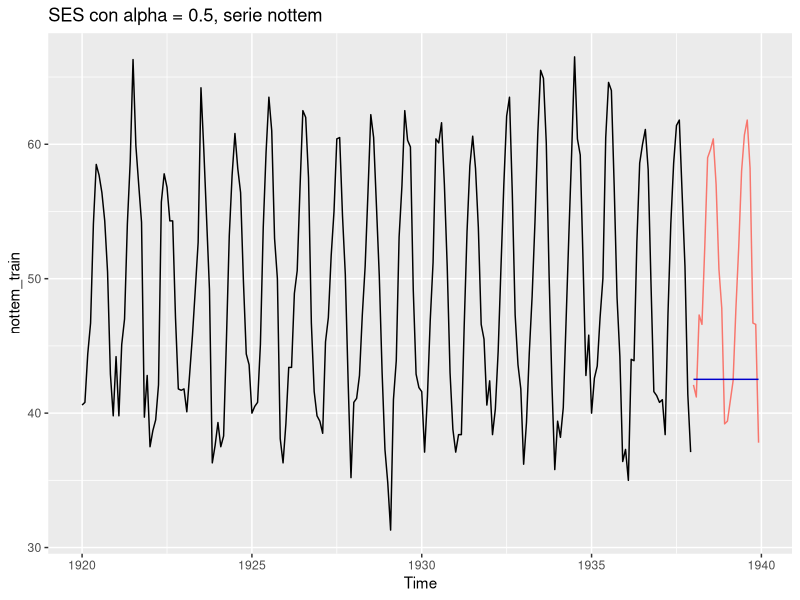
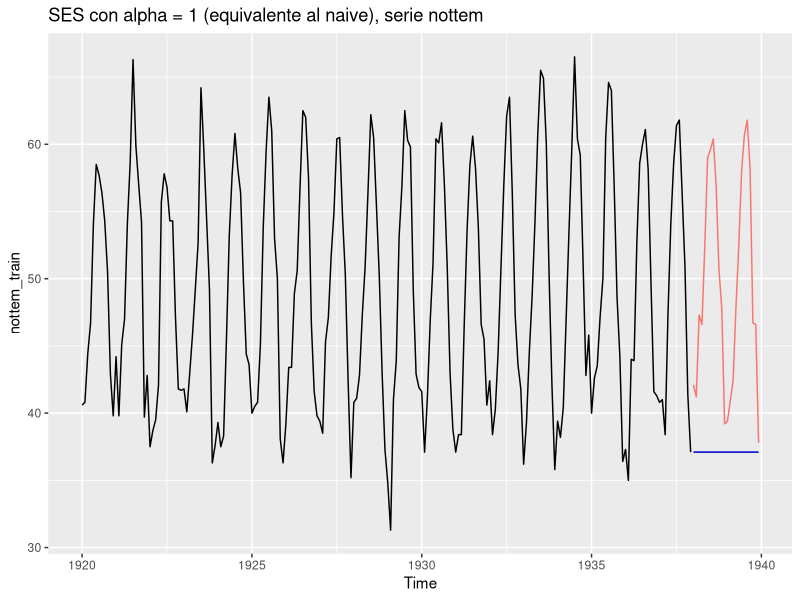
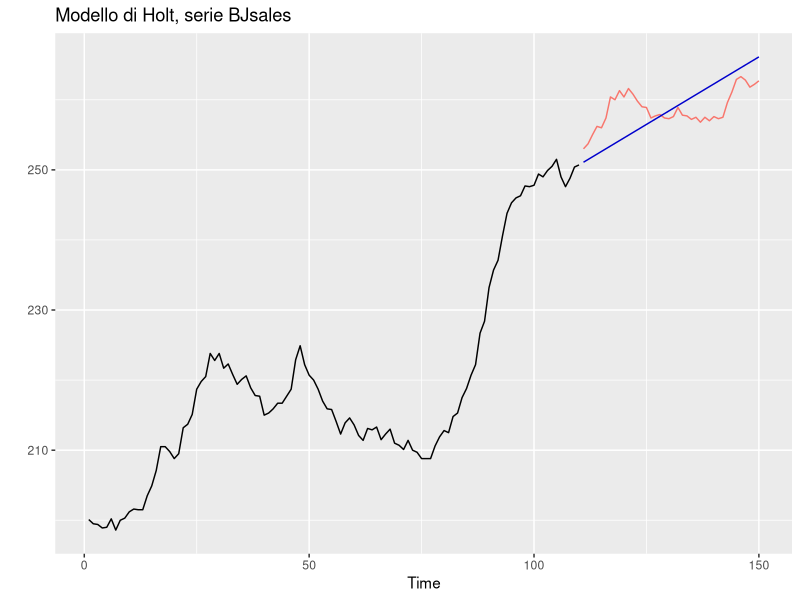
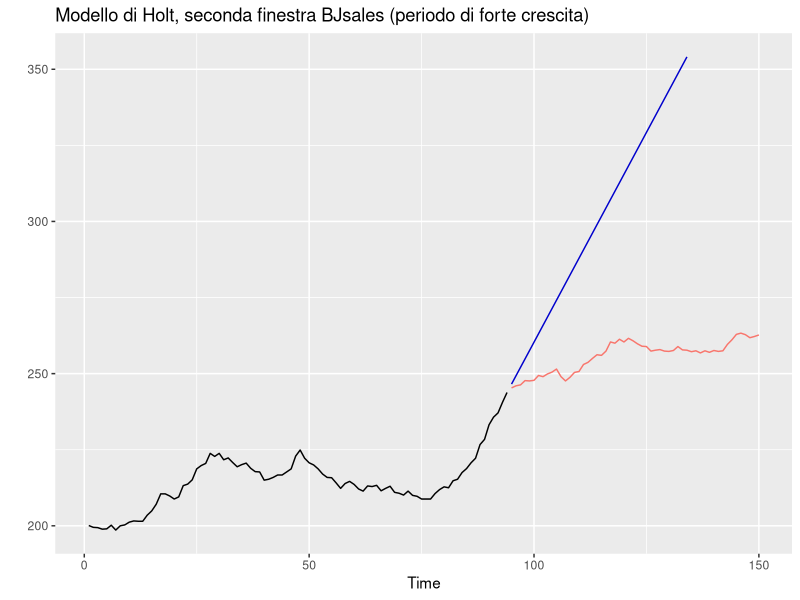
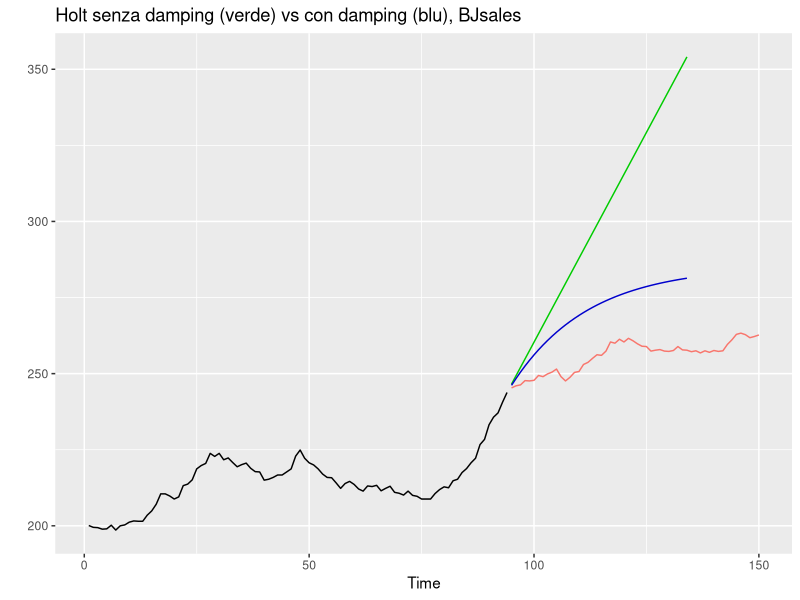
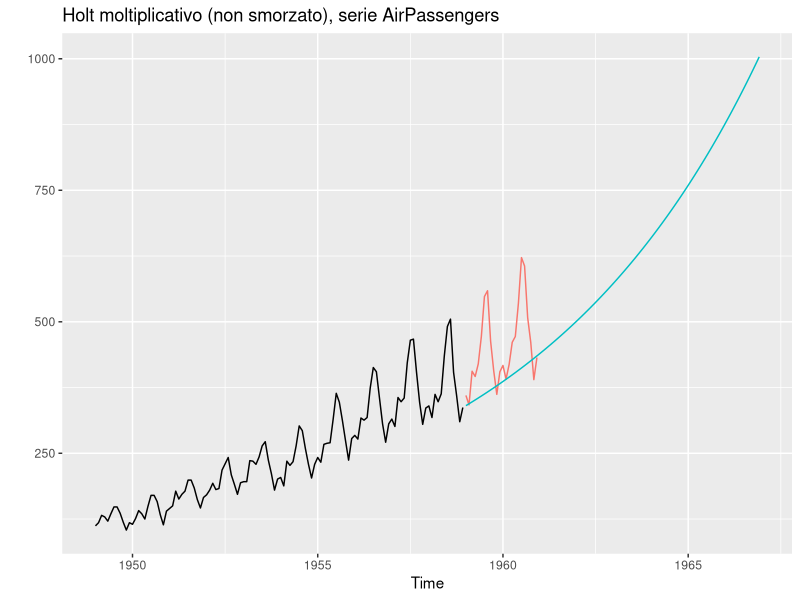
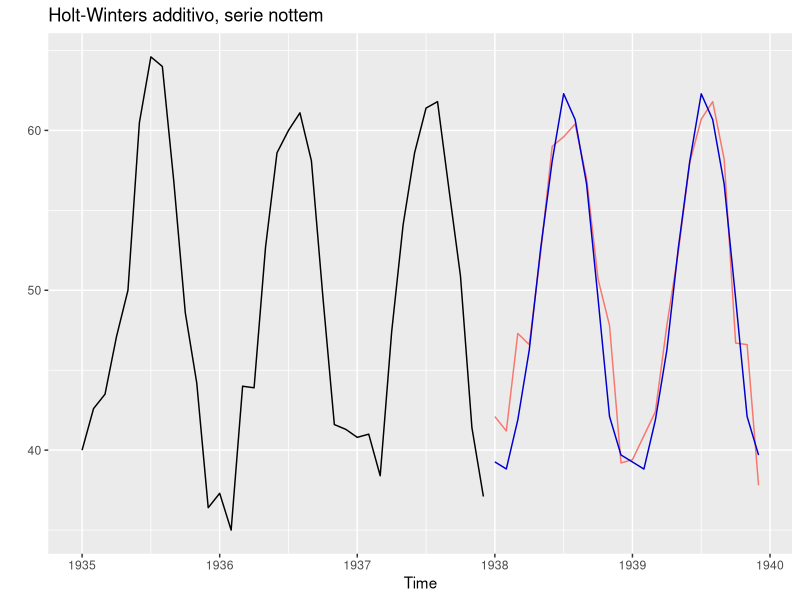
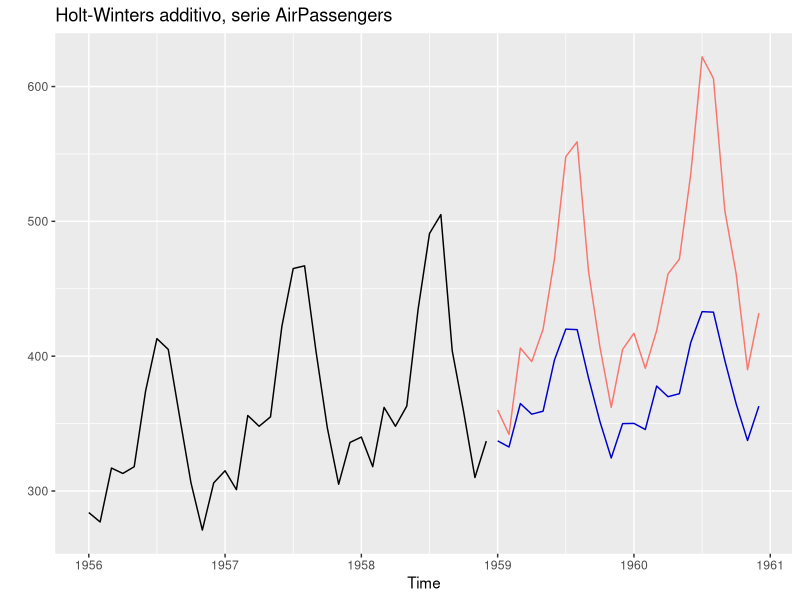

The R script that drew these images, in order:
## ---- chunk 1
#| label: ets-ses-nottem-05
library(forecast)
library(ggplot2)

nottem_train <- window(nottem, end = c(1937, 12))
nottem_test  <- window(nottem, start = c(1938, 1))

fit_ses_05 <- ses(nottem_train, h = 24, alpha = 0.5, initial = "simple")

autoplot(nottem_train) +
  ggtitle("SES con alpha = 0.5, serie nottem") +
  autolayer(nottem_test) +
  autolayer(fit_ses_05, PI = FALSE, colour = "blue") +
  theme(legend.position = "none")
## ---- chunk 2
#| label: ets-ses-nottem-1
fit_ses_1 <- ses(nottem_train, h = 24, alpha = 1, initial = "simple")

autoplot(nottem_train) +
  ggtitle("SES con alpha = 1 (equivalente al naive), serie nottem") +
  autolayer(nottem_test) +
  autolayer(fit_ses_1, PI = FALSE, colour = "blue") +
  theme(legend.position = "none")
## ---- chunk 3
#| label: ets-sse-nottem
fit_ses <- ses(nottem_train, h = 24, alpha = NULL)
cat("nottem: alpha stimato =", round(fit_ses$model$par[1], 3), "\n")
## ---- chunk 4
#| label: ets-sse-eustock
EU_train <- window(EuStockMarkets[, "DAX"], start = c(1994, 1), end = c(1995, 1))
EU_test  <- window(EuStockMarkets[, "DAX"], start = c(1995, 1), end = c(1995, 20))

fit_ses_eu <- ses(EU_train, h = 20, alpha = NULL)
cat("DAX (EuStockMarkets, 1994): alpha stimato =", round(fit_ses_eu$model$par[1], 3), "\n")
## ---- chunk 5
#| label: ets-sse-air
AirPassengers_train <- window(AirPassengers, end = c(1958, 12))
AirPassengers_test  <- window(AirPassengers, start = c(1959, 1))

fit_ses_air <- ses(AirPassengers_train, h = 24, alpha = NULL)
cat("AirPassengers: alpha stimato =", round(fit_ses_air$model$par[1], 3), "\n")
## ---- chunk 6
#| label: ets-sse-air-logdiff
fit_ses_logdiff <- ses(diff(log(AirPassengers_train)), h = 24, alpha = NULL)
cat("log(AirPassengers) differenziata: alpha stimato =", round(fit_ses_logdiff$model$par[1], 3), "\n")
## ---- chunk 7
#| label: ets-holt-bj1
bj_train <- window(BJsales, end = 110)
bj_test  <- window(BJsales, start = 111)

fit_holt <- holt(bj_train, h = 40, alpha = NULL, beta = NULL)
cat("alpha =", round(fit_holt$model$par[1], 3),
    "; beta =", round(fit_holt$model$par[2], 3), "\n")

autoplot(bj_train, ylab = NULL) +
  ggtitle("Modello di Holt, serie BJsales") +
  autolayer(bj_test) +
  autolayer(fit_holt, PI = FALSE, colour = "blue") +
  theme(legend.position = "none")
## ---- chunk 8
#| label: ets-holt-bj2
bj_train2 <- window(BJsales, end = 94)
bj_test2  <- window(BJsales, start = 95)

fit_holt2 <- holt(bj_train2, damped = FALSE, h = 40, alpha = NULL, beta = NULL)

autoplot(bj_train2, ylab = NULL) +
  ggtitle("Modello di Holt, seconda finestra BJsales (periodo di forte crescita)") +
  autolayer(bj_test2) +
  autolayer(fit_holt2, PI = FALSE, colour = "blue") +
  theme(legend.position = "none")
## ---- chunk 9
#| label: ets-holt-damped-bj1
fit_holt_damped <- holt(bj_train, damped = TRUE, h = 40, alpha = NULL, beta = NULL)
cat("alpha =", round(fit_holt_damped$model$par[1], 2),
    "; beta =", round(fit_holt_damped$model$par[2], 2),
    "; phi =", round(fit_holt_damped$model$par[3], 2), "\n")
## ---- chunk 10
#| label: ets-holt-damped-bj2
fit_holt2_und <- holt(bj_train2, damped = FALSE, h = 40, alpha = NULL, beta = NULL)
fit_holt2_damp <- holt(bj_train2, damped = TRUE, h = 40, alpha = NULL, beta = NULL)

autoplot(bj_train2, ylab = NULL) +
  ggtitle("Holt senza damping (verde) vs con damping (blu), BJsales") +
  autolayer(bj_test2) +
  autolayer(fit_holt2_und, PI = FALSE, colour = "green") +
  autolayer(fit_holt2_damp, PI = FALSE, colour = "blue") +
  theme(legend.position = "none")
## ---- chunk 11
#| label: ets-holt-mult-air
fit_holt_mult <- holt(log(AirPassengers_train), damped = FALSE, h = 96, exponential = TRUE)

autoplot(AirPassengers_train, ylab = NULL) +
  ggtitle("Holt moltiplicativo (non smorzato), serie AirPassengers") +
  autolayer(AirPassengers_test) +
  autolayer(exp(fit_holt_mult$mean)) +
  theme(legend.position = "none")
## ---- chunk 12
#| label: ets-hw-nottem
fit_hw_nottem <- hw(nottem_train, damped = FALSE, h = 24)

autoplot(window(nottem_train, start = c(1935, 1)), ylab = NULL) +
  ggtitle("Holt-Winters additivo, serie nottem") +
  autolayer(nottem_test) +
  autolayer(fit_hw_nottem, PI = FALSE) +
  theme(legend.position = "none")
## ---- chunk 13
#| label: ets-hw-air-additive
fit_hw_air_add <- hw(AirPassengers_train, damped = FALSE, h = 24)

autoplot(window(AirPassengers_train, start = c(1956, 1)), ylab = NULL) +
  ggtitle("Holt-Winters additivo, serie AirPassengers") +
  autolayer(AirPassengers_test) +
  autolayer(fit_hw_air_add, PI = FALSE) +
  theme(legend.position = "none")
## ---- chunk 14
#| label: ets-hw-air-seasmult
fit_hw_air_seasmult <- hw(AirPassengers_train, damped = FALSE, seasonal = "multiplicative", h = 24)

autoplot(window(AirPassengers_train, start = c(1956, 1)), ylab = NULL) +
  ggtitle("Holt-Winters con stagionalità moltiplicativa, serie AirPassengers") +
  autolayer(AirPassengers_test) +
  autolayer(fit_hw_air_seasmult, PI = FALSE) +
  theme(legend.position = "none")
## ---- chunk 15
#| label: ets-hw-air-fullmult
fit_hw_air_fullmult <- hw(AirPassengers_train, damped = FALSE,
                           seasonal = "multiplicative", exponential = TRUE, h = 24)

autoplot(window(AirPassengers_train, start = c(1956, 1)), ylab = NULL) +
  ggtitle("Holt-Winters trend e stagionalità moltiplicativi, serie AirPassengers") +
  autolayer(AirPassengers_test) +
  autolayer(fit_hw_air_fullmult, PI = FALSE) +
  theme(legend.position = "none")
## ---- chunk 16
#| label: ets-aicbic-nottem
fit_ets_AAN  <- ets(nottem_train, model = "AAN")
fit_ets_AAdN <- ets(nottem_train, model = "AAN", damped = TRUE)
fit_ets_AAA  <- ets(nottem_train, model = "AAA")
fit_ets_MAM  <- ets(nottem_train, model = "MAM")

data.frame(
  Modello = c("ETS(A,A,N)", "ETS(A,Ad,N)", "ETS(A,A,A)", "ETS(M,A,M)"),
  AIC = round(c(AIC(fit_ets_AAN), AIC(fit_ets_AAdN), AIC(fit_ets_AAA), AIC(fit_ets_MAM)), 1),
  BIC = round(c(BIC(fit_ets_AAN), BIC(fit_ets_AAdN), BIC(fit_ets_AAA), BIC(fit_ets_MAM)), 1)
)
## ---- chunk 17
#| label: ets-pi-bj
fit_holt_damped_pi <- holt(bj_train, damped = TRUE, h = 40, level = 90, alpha = NULL, beta = NULL)

autoplot(bj_train, ylab = NULL) +
  ggtitle("Holt con trend smorzato, intervallo di previsione al 90%, BJsales") +
  autolayer(fit_holt_damped_pi, PI = TRUE, colour = "blue", alpha = 0.8) +
  autolayer(bj_test) +
  theme(legend.position = "none")
## ---- chunk 18
#| label: ets-pi-air
fit_hw_air_pi <- hw(AirPassengers_train, damped = FALSE, seasonal = "multiplicative",
                     exponential = TRUE, level = 90, h = 24)

autoplot(window(AirPassengers_train, start = c(1958, 1)), ylab = NULL) +
  ggtitle("Holt-Winters moltiplicativo, intervallo di previsione al 90%, AirPassengers") +
  autolayer(fit_hw_air_pi, PI = TRUE, alpha = 0.8) +
  autolayer(AirPassengers_test) +
  theme(legend.position = "none")
## ---- chunk 19
#| label: ets-gauss-bj
library(tseries)
library(patchwork)

fit_holt_damped_res <- holt(BJsales, h = 10, damped = TRUE, alpha = NULL, beta = NULL)
res_bj <- residuals(fit_holt_damped_res)

p1 <- ggplot(data.frame(res_bj), aes(x = res_bj)) +
  geom_histogram(aes(y = after_stat(density)), bins = 15, fill = "lightblue", color = "black") +
  stat_function(fun = dnorm, args = list(mean = mean(res_bj), sd = sd(res_bj)), color = "red") +
  ggtitle("Istogramma dei residui, Holt damped, BJsales") + xlab("Residui") + ylab("Densità")

p2 <- ggplot(data.frame(res_bj), aes(sample = res_bj)) +
  stat_qq() + stat_qq_line(color = "red") +
  ggtitle("QQ-plot dei residui") + xlab("Quantili teorici") + ylab("Quantili campionari")

p1 / p2

shapiro.test(res_bj)$p.value
jarque.bera.test(res_bj)$p.value
## ---- chunk 20
#| label: ets-gauss-air
fit_hw_air_res <- hw(AirPassengers_train, seasonal = "multiplicative", alpha = NULL, beta = NULL)
res_air <- residuals(fit_hw_air_res)

p3 <- ggplot(data.frame(res_air), aes(x = res_air)) +
  geom_histogram(aes(y = after_stat(density)), bins = 15, fill = "lightblue", color = "black") +
  stat_function(fun = dnorm, args = list(mean = mean(res_air), sd = sd(res_air)), color = "red") +
  ggtitle("Istogramma dei residui, HW moltiplicativo, AirPassengers") + xlab("Residui") + ylab("Densità")

p4 <- ggplot(data.frame(res_air), aes(sample = res_air)) +
  stat_qq() + stat_qq_line(color = "red") +
  ggtitle("QQ-plot dei residui") + xlab("Quantili teorici") + ylab("Quantili campionari")

p3 / p4

shapiro.test(res_air)$p.value
jarque.bera.test(res_air)$p.value
## ---- chunk 21
#| label: ets-boot-nottem
set.seed(123)
model_aaa <- ets(nottem_train, model = "AAA")
pred_boot <- forecast(model_aaa, h = 24, bootstrap = TRUE, times = 1000, level = 95)

autoplot(window(nottem_train, start = c(1935, 1)), ylab = "temperatura") +
  ggtitle("Intervalli di previsione bootstrap al 95%, ETS(A,A,A), nottem") +
  autolayer(pred_boot, alpha = 0.8) +
  autolayer(nottem_test, series = "osservato") +
  scale_colour_manual(values = c("osservato" = "red")) +
  theme(legend.position = "none")
## ---- chunk 22
#| label: ets-boot-vs-param-nottem
set.seed(123)
model_ana <- ets(nottem_train, model = "ANA")
pred_boot2  <- forecast(model_ana, h = 24, bootstrap = TRUE, times = 5000, level = 95)
pred_param2 <- forecast(model_ana, h = 24, bootstrap = FALSE, PI = TRUE, level = 95)

autoplot(window(nottem_train, start = c(1937, 1)), PI = FALSE, ylab = "temperatura") +
  ggtitle("Bootstrap (blu) e parametrici (rosso), ETS(A,N,A), nottem") +
  autolayer(pred_param2, alpha = 0.8, colour = "red") +
  autolayer(pred_boot2, colour = "blue", alpha = 0.8) +
  autolayer(nottem_test, series = "osservato") +
  scale_colour_manual(values = c("osservato" = "red")) +
  theme(legend.position = "none")
## ---- chunk 23
#| label: ets-boot-vs-param-air
set.seed(123)
model_mnm <- ets(AirPassengers_train, model = "MNM")
pred_boot3  <- forecast(model_mnm, h = 24, bootstrap = TRUE, times = 5000, level = 95)
pred_param3 <- forecast(model_mnm, h = 24, bootstrap = FALSE, PI = TRUE, level = 95)

autoplot(window(AirPassengers_train, start = c(1956, 1)), ylab = NULL) +
  ggtitle("Bootstrap (blu) e parametrici (rosso), ETS(M,N,M), AirPassengers") +
  autolayer(pred_param3, alpha = 0.8, colour = "red") +
  autolayer(pred_boot3, colour = "blue", alpha = 0.8) +
  autolayer(AirPassengers_test, series = "osservato") +
  scale_colour_manual(values = c("osservato" = "red")) +
  theme(legend.position = "none")
## ---- chunk 24
#| label: lab-co2-setup
co2_train <- window(co2, end = c(1994, 12))
co2_test  <- window(co2, start = c(1995, 1), end = c(1997, 12))

autoplot(co2_train, ylab = "ppm") +
  ggtitle("Concentrazione di CO2 atmosferica, serie co2 (training)") +
  autolayer(co2_test)
## ---- chunk 25
#| label: lab-co2-fit
fit_ses_co2 <- ses(co2_train, h = 36)
fit_holt_co2 <- holt(co2_train, h = 36)
fit_holtd_co2 <- holt(co2_train, damped = TRUE, h = 36)
fit_hw_co2 <- hw(co2_train, seasonal = "additive", h = 36)

data.frame(
  Modello = c("SES", "Holt", "Holt damped", "Holt-Winters additivo"),
  AIC = round(c(fit_ses_co2$model$aic, fit_holt_co2$model$aic,
                fit_holtd_co2$model$aic, fit_hw_co2$model$aic), 1)
)
## ---- chunk 26
#| label: lab-air-auto
fit_auto_air <- ets(AirPassengers_train)
fit_auto_air$method
## ---- chunk 27
#| label: lab-co2-resid
res_co2 <- residuals(fit_hw_co2)
shapiro.test(res_co2)$p.value
jarque.bera.test(res_co2)$p.value
